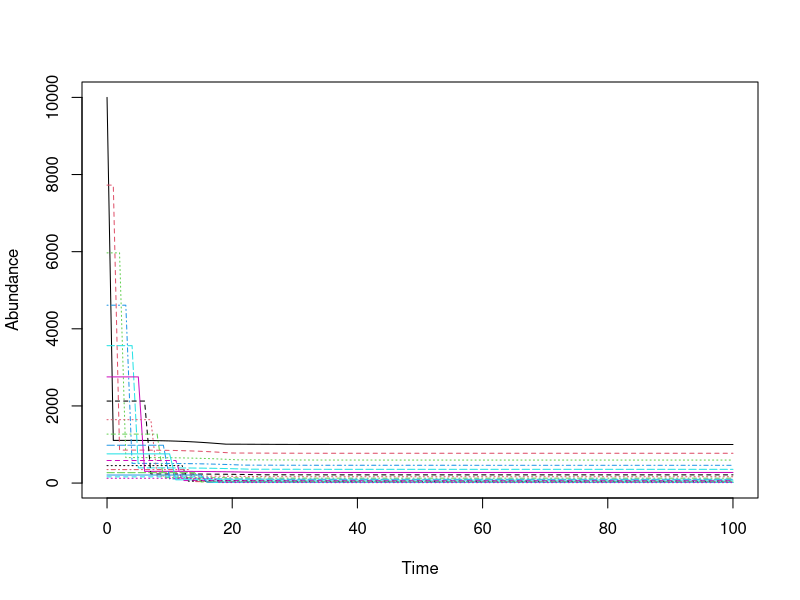
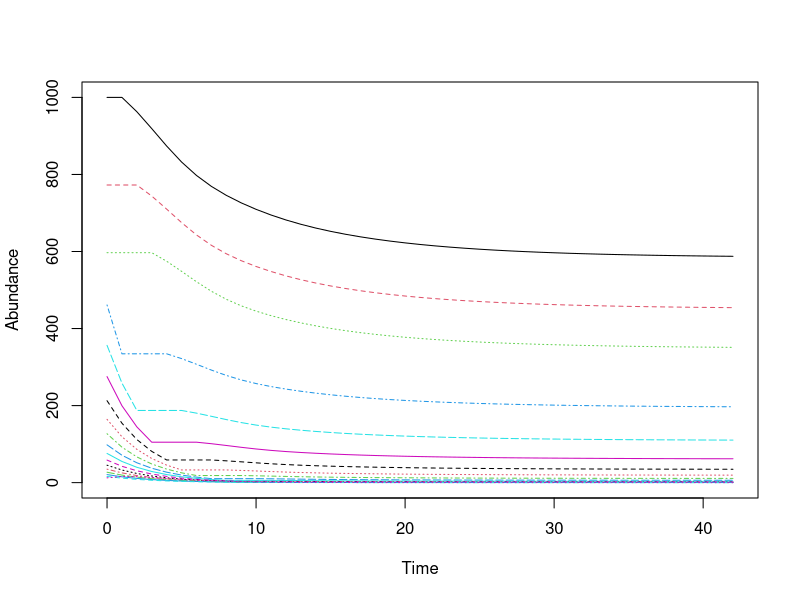
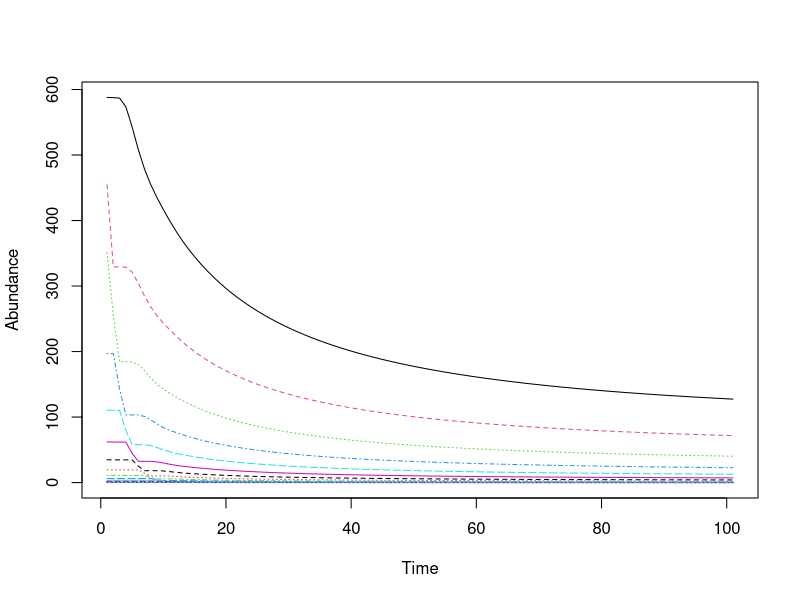
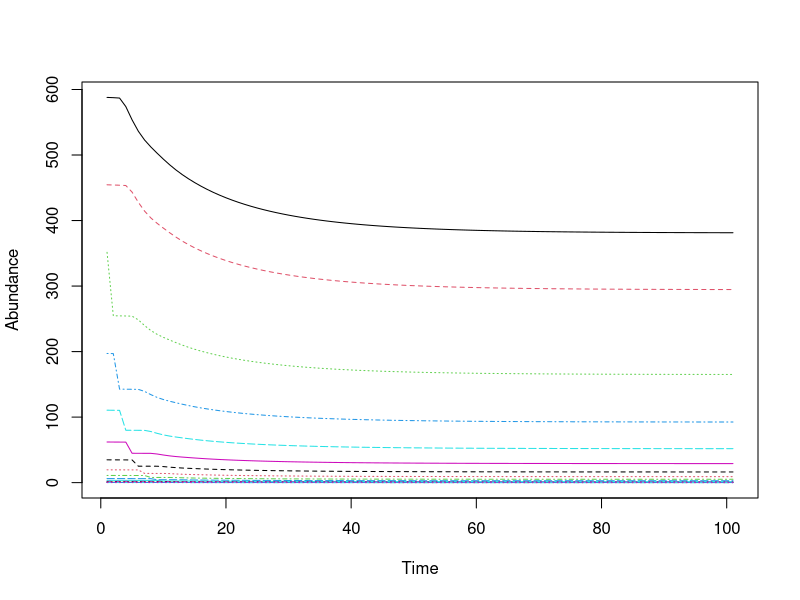
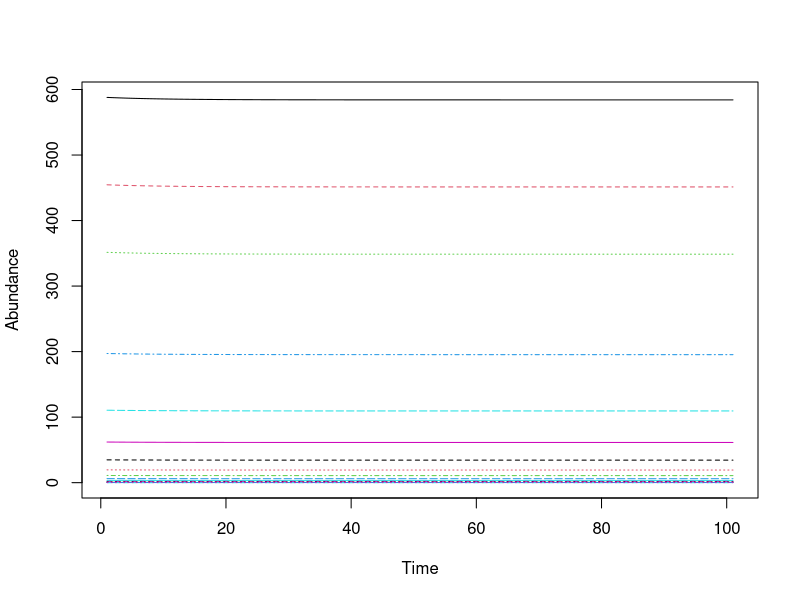
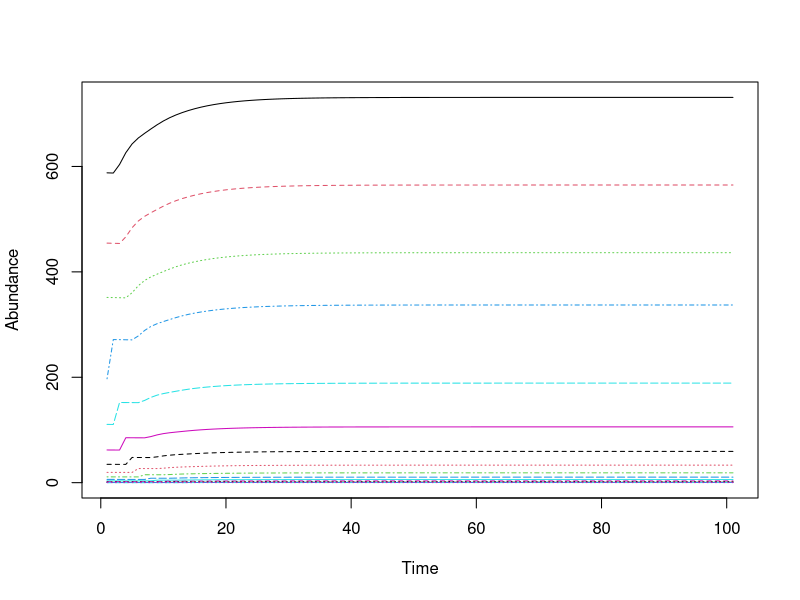
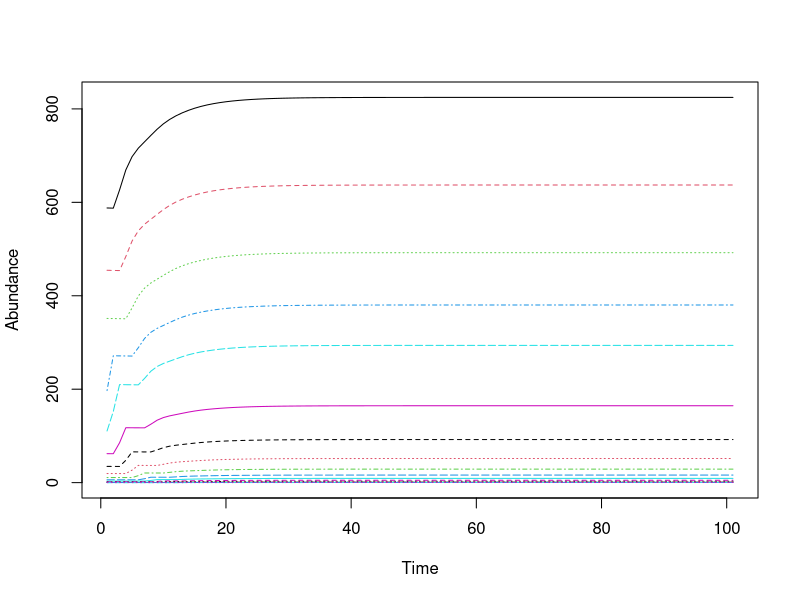
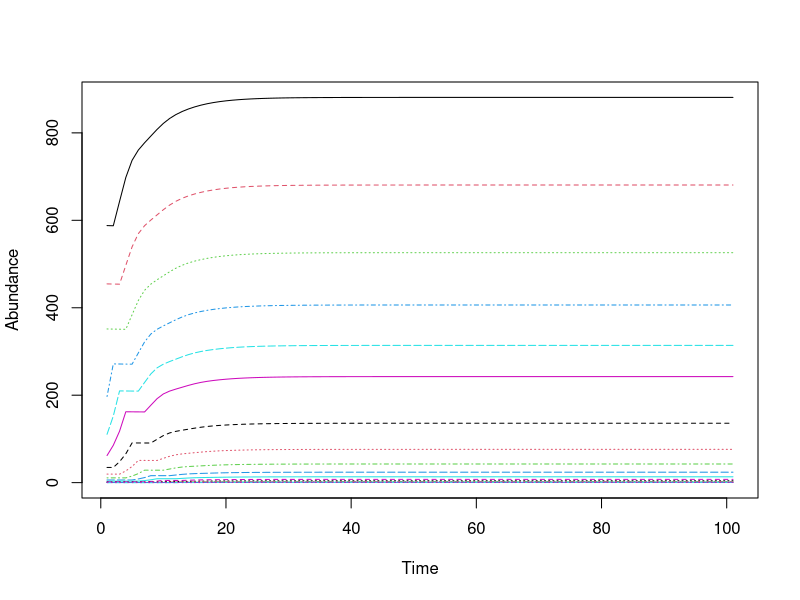

Recreate these plots in R, in order.
## ---- chunk 1
rm(list=ls())

library(tidyverse)

sapply(list.files(pattern="[.]R$", path="./Functions", full.names=TRUE), source)

IC <- read.csv('IC.csv')

#Set Model----
time_horizon = 100

# Recruits in unfished pop
R0 = 10000

# Calcualted total instantaneous mortality
Z.2012 = 0.579336

## ---- chunk 2
Linf = 122.1
K = 0.172
to = 0.919
  
Wa = 0.024
  
Wb = 2.824
  
maxAge = 18

#Length (cm) at which a fish is 50/95 percent likely to be mature
m50 = 55

m95 = 62.7

females = 0.6

#Natural mortality
M <- K * 1.5


#Steepness parameter h - when you dont have a study use 0.7
h=0.7
## ---- chunk 3
#Morphology ----

#Our max age is 18 years
Age <- seq(1,maxAge,1)

#Length at median age 
Length <- Linf * (1 - exp(-K * ((Age + 0.5) - to)))

#Converts lengths (cm) to weight (g)
Weight <- Wa*Length^Wb

# Probabilty of Maturity
Ma = 1/(1 + exp(-log(19)*((Length - m50)/(m95 - m50))))

#realitve fecundity - produce about 41 eggs per gram 
#SOURCE: https://www.scribd.com/doc/81002346/Crecimiento-y-Reproduccion-de-corvina
fa <- Weight*41

#Price per USD per kg is dependent on size of fish
Price <- c(0.71,3.25,4.31)


## ---- chunk 4
#Gear selectivity 
Lc = trunc(Length)

#fishing mortality

F = Z.2012 - M 

#survival probabilty for different Lc

Sa = matrix(NA, maxAge, length(Lc))

for (i in 1:length(Lc)){

  Va = ifelse(Length < Lc[i], 0, 1)
  Sa[,i] <- exp(-M - ( Va * (F)))
  
}

## ---- chunk 5
# Spawning potential (SP) of a Pristine population as a matrix

IC_unfished <- rep(NA, maxAge) 
IC_unfished[1] <- R0 
P_unfished <- exp(-M)

for(i in 2:maxAge) {
  IC_unfished[i] <- IC_unfished[i-1]* exp(-M)
  
}

A_unfished = matrix(data = 0, nrow = maxAge, ncol = maxAge)
diag(A_unfished[-1, -maxAge]) <- rep(P_unfished, maxAge -1)

pop_unfished <- matrix(0, maxAge, time_horizon + 1)
pop_unfished[, 1] <- IC_unfished

for(i in 1:time_horizon) {
  # Survival
  pop_unfished[ , i+1] <- A_unfished %*% pop_unfished[, i]
  # Reproduction
  Ne <- sum(fa * Ma * females * pop_unfished[, i])
  pop_unfished[1, i + 1] <- (560 * Ne) / (17271619 + ((h - 0.2) * Ne))
}

matplot(0:time_horizon, t(pop_unfished), type = "l", xlab = "Time",  ylab = "Abundance")
  
SP_unfished <- sum(fa * Ma * females * pop_unfished[, time_horizon])
## ---- chunk 6
#Estimating Initial COndition for fishing scenarios

time_fishing <- (2012 - 1970)
pop_IC <- matrix(0, maxAge, time_fishing  +1)
pop_IC[, 1] <- pop_unfished[,time_horizon]

#Survival at current selectivity level

Va_IC <- ifelse(Length < 32, 0, 1)
Sa_IC <- exp(-M - ( Va_IC * (F)))

#A matrix to estimate initial condition

A_IC = matrix(data = 0, nrow = maxAge, ncol = maxAge)

for (r in 2:18) {
  
  j = r - 1 
  
  A_IC[r, j] =  Sa_IC[j]

}

A_IC[maxAge, maxAge] = Sa_IC[maxAge]

#Estimating population after years of fishing 

for(i in 1:time_fishing) {
  # Survival
  pop_IC[ , i+1] <- A_IC %*% pop_IC[, i]
  # Reproduction
  Ne <- sum(fa * Ma * females * pop_IC[, i])
  pop_IC[1, i + 1] <- (560 * Ne) / (17271619 + ((h - 0.2) * Ne))
}

matplot(0:time_fishing, t(pop_IC), type = "l", xlab = "Time",  ylab = "Abundance")
  
  
## ---- chunk 7

#Estimating Spwaning Potential (SP) and Catch for different Lc

SP_fished <- rep(NA, length(Lc))
Catch <- matrix(NA, maxAge, length(Lc))
plots <- list()

#Initial Populaiton
N0 = pop_IC[,time_fishing]

#Leslie matrix for each Lc

A = matrix(data = 0, nrow = maxAge, ncol = maxAge)

for (i in 1:length(Lc)) {

  for (r in 2:18) {
  
  j = r - 1 
  
  A[r, j] =  Sa[j,i]

A[maxAge, maxAge] = Sa[maxAge,i]

}

pop <- matrix(0, maxAge, time_horizon + 1)
pop[, 1] <- N0

for (e in 1:time_horizon) {
  # Survival
  pop[, e + 1] <- A %*% pop[, e]
  # Reproduction
  Ne <- sum(fa * Ma * females * pop[, e])
  
  pop[1, e + 1] <- (560 * Ne) / (17271619 + ((h - 0.2) * Ne))
  
}

Catch[,i] <- (((Sa[,i] * F) / (Sa[,i] * F + M)) * pop[,time_horizon + 1] * (1 - exp(-M - Sa[,i] * F)))*(Weight/1000)

p=  matplot(0:time_horizon+1, t(pop), type = "l", xlab = "Time",  ylab = "Abundance")
SP_fished[i] <- sum(fa * Ma * females * pop[, time_horizon+1])
plots[[i]] <- p 

}





## ---- chunk 8
# Calculating Spawning Potential Ratio (SPR)

SPR <- SP_fished/ SP_unfished
SPR_plot <- data.frame(Lc, SPR*100)

ggplot(data= SPR_plot, aes(Lc, SPR))+
  geom_line()+
  geom_hline(yintercept = 0.4, col="red")+
  xlab("Length at first capture in cm (Lc)")

#Calculating Revenues 

Revenue = matrix(NA, maxAge, length(Lc))

Revenue[1:2, ] = Catch[1:2, ] * Price[1] 
  
Revenue[3:4, ] = Catch[3:4, ] * Price[2] 
  
Revenue[5:maxAge, ] = Catch[5:maxAge,] * Price[3] 
  
RevenueTotal = colSums(Revenue)

Revenues_plot <- data.frame(Lc, RevenueTotal)

ggplot(data= Revenues_plot, aes(Lc, RevenueTotal))+
  geom_line()+
  #geom_hline(yintercept = , col="red")+
  xlab("Length at first capture in cm (Lc)")


